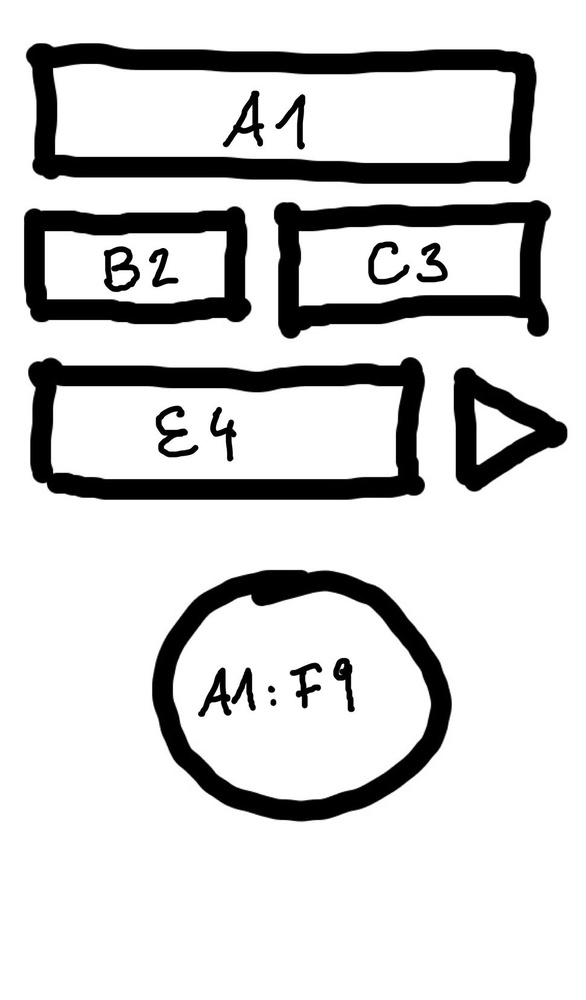
#> input picture projectbambi/shapedetection/ipad3.jpg, 586 x 1000 px, shrunk from 971 x 1657 before the run
$ python image_contrast.py
#> lines starting #> are read from the running program, lines starting #| are printed output that depends on the picture
from PIL import Image, ImageEnhance

img2 = Image.open('ipad3.jpg')
#> img2 is the input picture: PIL image 586x1000 RGB; min 0, max 255, mean 210.6
enhancer = ImageEnhance.Contrast(img2)
img2 = enhancer.enhance(4)
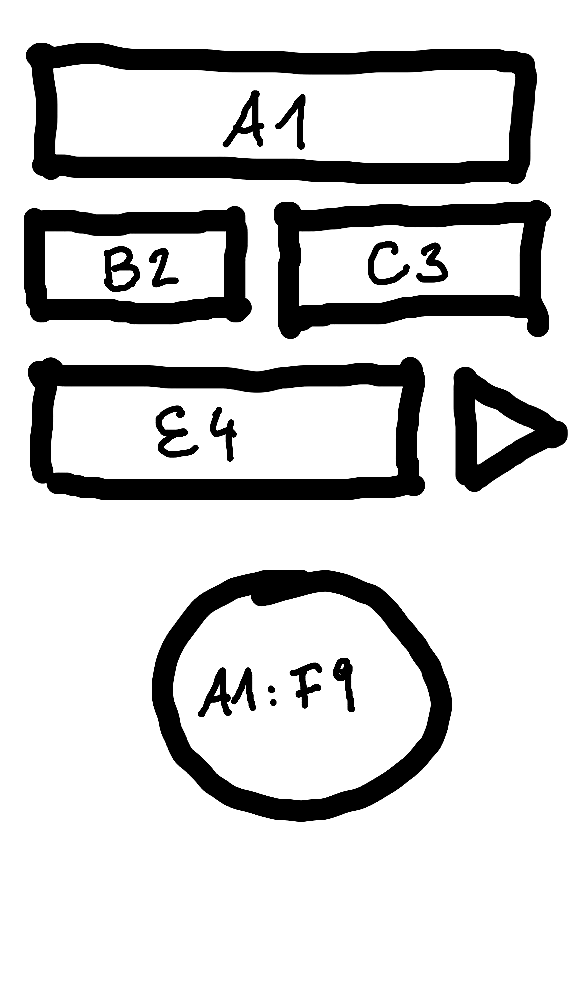
#> img2: PIL image 586x1000 RGB; min 0, max 255, mean 209.1
enhancer = ImageEnhance.Brightness(img2)
img2 = enhancer.enhance(4)
enhancer = ImageEnhance.Contrast(img2)
img2 = enhancer.enhance(5)
enhancer = ImageEnhance.Brightness(img2)
img2 = enhancer.enhance(5)
#img2.rotate(270).save("alt1.jpg")
enhancer.enhance(5).save("alt1.png")

# [7 lines of commented-out code are left out]
